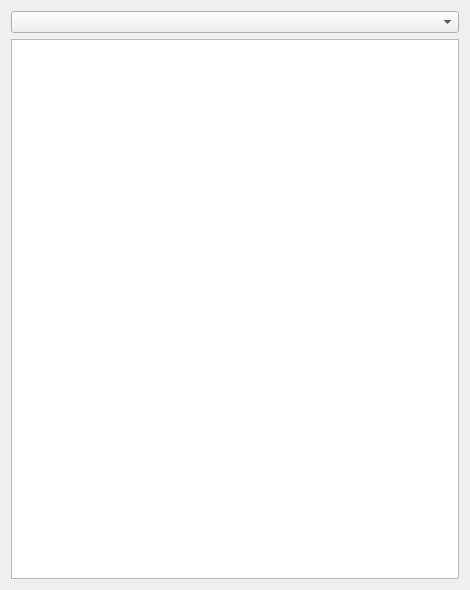
<?xml version="1.0" encoding="UTF-8"?>
<ui version="4.0">
 <class>SelectSamples</class>
 <widget class="QWidget" name="SelectSamples">
  <property name="geometry">
   <rect>
    <x>0</x>
    <y>0</y>
    <width>470</width>
    <height>590</height>
   </rect>
  </property>
  <property name="windowTitle">
   <string>Form</string>
  </property>
  <layout class="QVBoxLayout" name="verticalLayout">
   <item>
    <widget class="QComboBox" name="GroupComboBox"/>
   </item>
   <item>
    <widget class="QTableView" name="SamplestableView"/>
   </item>
  </layout>
 </widget>
 <resources/>
 <connections/>
</ui>
